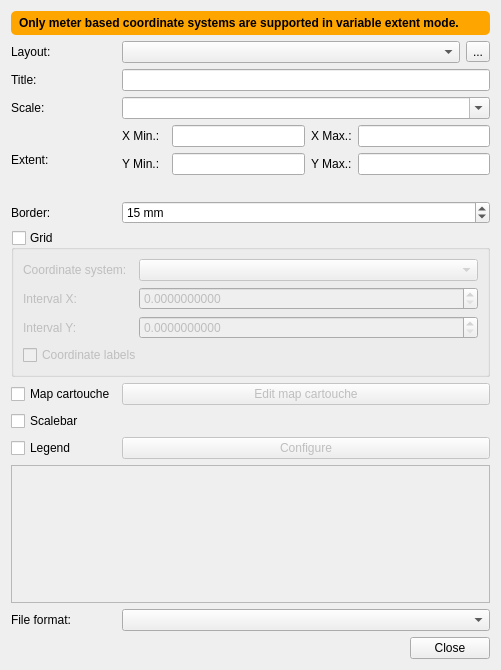
<?xml version="1.0" encoding="UTF-8"?>
<ui version="4.0">
 <class>PrintDialog</class>
 <widget class="QDialog" name="PrintDialog">
  <property name="geometry">
   <rect>
    <x>0</x>
    <y>0</y>
    <width>501</width>
    <height>670</height>
   </rect>
  </property>
  <property name="windowTitle">
   <string>Print</string>
  </property>
  <property name="windowIcon">
   <iconset theme="printer">
    <normaloff>../../../../../../../../../../.designer/backup</normaloff>../../../../../../../../../../.designer/backup</iconset>
  </property>
  <layout class="QGridLayout" name="gridLayout">
   <item row="5" column="0">
    <widget class="QLabel" name="label_border">
     <property name="text">
      <string>Border:</string>
     </property>
    </widget>
   </item>
   <item row="4" column="0">
    <widget class="QLabel" name="label_extent">
     <property name="text">
      <string>Extent:</string>
     </property>
    </widget>
   </item>
   <item row="1" column="0">
    <widget class="QLabel" name="label_composers">
     <property name="text">
      <string>Layout:</string>
     </property>
    </widget>
   </item>
   <item row="2" column="0">
    <widget class="QLabel" name="label_title">
     <property name="text">
      <string>Title:</string>
     </property>
    </widget>
   </item>
   <item row="1" column="1">
    <widget class="QComboBox" name="comboBox_composers">
     <property name="sizePolicy">
      <sizepolicy hsizetype="MinimumExpanding" vsizetype="Fixed">
       <horstretch>0</horstretch>
       <verstretch>0</verstretch>
      </sizepolicy>
     </property>
    </widget>
   </item>
   <item row="9" column="0">
    <widget class="QCheckBox" name="checkBox_scalebar">
     <property name="text">
      <string>Scalebar</string>
     </property>
    </widget>
   </item>
   <item row="10" column="0">
    <widget class="QCheckBox" name="checkBox_legend">
     <property name="text">
      <string>Legend</string>
     </property>
    </widget>
   </item>
   <item row="14" column="0">
    <widget class="QLabel" name="label_fileformat">
     <property name="text">
      <string>File format:</string>
     </property>
    </widget>
   </item>
   <item row="8" column="0">
    <widget class="QCheckBox" name="checkBox_mapCartouche">
     <property name="text">
      <string>Map cartouche</string>
     </property>
    </widget>
   </item>
   <item row="3" column="0">
    <widget class="QLabel" name="label_scale">
     <property name="text">
      <string>Scale:</string>
     </property>
    </widget>
   </item>
   <item row="1" column="2">
    <widget class="QToolButton" name="toolButton_layoutManager">
     <property name="text">
      <string>...</string>
     </property>
    </widget>
   </item>
   <item row="0" column="0" colspan="3">
    <widget class="QLabel" name="label_unitWarning">
     <property name="styleSheet">
      <string notr="true">QLabel { background: orange; font-weight:bold; border-radius: 5px; padding: 5px; }</string>
     </property>
     <property name="text">
      <string>Only meter based coordinate systems are supported in variable extent mode.</string>
     </property>
     <property name="wordWrap">
      <bool>true</bool>
     </property>
    </widget>
   </item>
   <item row="2" column="1" colspan="2">
    <widget class="QLineEdit" name="lineEdit_title">
     <property name="sizePolicy">
      <sizepolicy hsizetype="MinimumExpanding" vsizetype="Fixed">
       <horstretch>0</horstretch>
       <verstretch>0</verstretch>
      </sizepolicy>
     </property>
    </widget>
   </item>
   <item row="3" column="1" colspan="2">
    <widget class="QgsScaleComboBox" name="comboBox_scale">
     <property name="editable">
      <bool>true</bool>
     </property>
    </widget>
   </item>
   <item row="4" column="1" colspan="2">
    <widget class="QWidget" name="widget_extent" native="true">
     <layout class="QGridLayout" name="gridLayout_2">
      <property name="margin">
       <number>0</number>
      </property>
      <item row="1" column="2">
       <widget class="QLineEdit" name="lineedit_ymin">
        <property name="sizePolicy">
         <sizepolicy hsizetype="MinimumExpanding" vsizetype="Fixed">
          <horstretch>0</horstretch>
          <verstretch>0</verstretch>
         </sizepolicy>
        </property>
       </widget>
      </item>
      <item row="0" column="3">
       <widget class="QLabel" name="label_xmax">
        <property name="sizePolicy">
         <sizepolicy hsizetype="Minimum" vsizetype="Preferred">
          <horstretch>0</horstretch>
          <verstretch>0</verstretch>
         </sizepolicy>
        </property>
        <property name="text">
         <string>X Max.:</string>
        </property>
       </widget>
      </item>
      <item row="0" column="0">
       <widget class="QLabel" name="label_xmin">
        <property name="sizePolicy">
         <sizepolicy hsizetype="Minimum" vsizetype="Preferred">
          <horstretch>0</horstretch>
          <verstretch>0</verstretch>
         </sizepolicy>
        </property>
        <property name="text">
         <string>X Min.:</string>
        </property>
       </widget>
      </item>
      <item row="0" column="2">
       <widget class="QLineEdit" name="lineedit_xmin">
        <property name="sizePolicy">
         <sizepolicy hsizetype="MinimumExpanding" vsizetype="Fixed">
          <horstretch>0</horstretch>
          <verstretch>0</verstretch>
         </sizepolicy>
        </property>
       </widget>
      </item>
      <item row="1" column="3">
       <widget class="QLabel" name="label_ymax">
        <property name="sizePolicy">
         <sizepolicy hsizetype="Minimum" vsizetype="Preferred">
          <horstretch>0</horstretch>
          <verstretch>0</verstretch>
         </sizepolicy>
        </property>
        <property name="text">
         <string>Y Max.:</string>
        </property>
       </widget>
      </item>
      <item row="1" column="0">
       <widget class="QLabel" name="label_ymin">
        <property name="sizePolicy">
         <sizepolicy hsizetype="Minimum" vsizetype="Preferred">
          <horstretch>0</horstretch>
          <verstretch>0</verstretch>
         </sizepolicy>
        </property>
        <property name="text">
         <string>Y Min.:</string>
        </property>
       </widget>
      </item>
      <item row="1" column="4">
       <widget class="QLineEdit" name="lineedit_ymax">
        <property name="sizePolicy">
         <sizepolicy hsizetype="MinimumExpanding" vsizetype="Fixed">
          <horstretch>0</horstretch>
          <verstretch>0</verstretch>
         </sizepolicy>
        </property>
       </widget>
      </item>
      <item row="0" column="4">
       <widget class="QLineEdit" name="lineedit_xmax">
        <property name="sizePolicy">
         <sizepolicy hsizetype="MinimumExpanding" vsizetype="Fixed">
          <horstretch>0</horstretch>
          <verstretch>0</verstretch>
         </sizepolicy>
        </property>
       </widget>
      </item>
      <item row="2" column="0" colspan="5">
       <widget class="QLabel" name="label_paperSize">
        <property name="text">
         <string/>
        </property>
       </widget>
      </item>
     </layout>
    </widget>
   </item>
   <item row="5" column="1" colspan="2">
    <widget class="QDoubleSpinBox" name="spinBox_border">
     <property name="sizePolicy">
      <sizepolicy hsizetype="MinimumExpanding" vsizetype="Fixed">
       <horstretch>0</horstretch>
       <verstretch>0</verstretch>
      </sizepolicy>
     </property>
     <property name="keyboardTracking">
      <bool>false</bool>
     </property>
     <property name="suffix">
      <string> mm</string>
     </property>
     <property name="decimals">
      <number>0</number>
     </property>
     <property name="maximum">
      <double>1000.000000000000000</double>
     </property>
     <property name="value">
      <double>15.000000000000000</double>
     </property>
    </widget>
   </item>
   <item row="7" column="0" colspan="3">
    <widget class="QGroupBox" name="groupBox_grid">
     <property name="title">
      <string>Grid</string>
     </property>
     <property name="checkable">
      <bool>true</bool>
     </property>
     <property name="checked">
      <bool>false</bool>
     </property>
     <layout class="QGridLayout" name="gridLayout_3">
      <item row="0" column="2">
       <widget class="QComboBox" name="comboBox_crs">
        <property name="sizePolicy">
         <sizepolicy hsizetype="MinimumExpanding" vsizetype="Fixed">
          <horstretch>0</horstretch>
          <verstretch>0</verstretch>
         </sizepolicy>
        </property>
       </widget>
      </item>
      <item row="0" column="0">
       <widget class="QLabel" name="label_crs">
        <property name="text">
         <string>Coordinate system:</string>
        </property>
       </widget>
      </item>
      <item row="2" column="2">
       <widget class="QDoubleSpinBox" name="spinBox_intervaly">
        <property name="sizePolicy">
         <sizepolicy hsizetype="MinimumExpanding" vsizetype="Fixed">
          <horstretch>0</horstretch>
          <verstretch>0</verstretch>
         </sizepolicy>
        </property>
        <property name="keyboardTracking">
         <bool>false</bool>
        </property>
        <property name="decimals">
         <number>10</number>
        </property>
        <property name="maximum">
         <double>9999999.990000000223517</double>
        </property>
       </widget>
      </item>
      <item row="1" column="0">
       <widget class="QLabel" name="label_intervalx">
        <property name="text">
         <string>Interval X:</string>
        </property>
       </widget>
      </item>
      <item row="3" column="0" colspan="3">
       <widget class="QCheckBox" name="checkBox_gridAnnotations">
        <property name="text">
         <string>Coordinate labels</string>
        </property>
       </widget>
      </item>
      <item row="1" column="2">
       <widget class="QDoubleSpinBox" name="spinBox_intervalx">
        <property name="sizePolicy">
         <sizepolicy hsizetype="MinimumExpanding" vsizetype="Fixed">
          <horstretch>0</horstretch>
          <verstretch>0</verstretch>
         </sizepolicy>
        </property>
        <property name="keyboardTracking">
         <bool>false</bool>
        </property>
        <property name="decimals">
         <number>10</number>
        </property>
        <property name="maximum">
         <double>9999999.990000000223517</double>
        </property>
       </widget>
      </item>
      <item row="2" column="0">
       <widget class="QLabel" name="label_intervaly">
        <property name="text">
         <string>Interval Y:</string>
        </property>
       </widget>
      </item>
     </layout>
    </widget>
   </item>
   <item row="8" column="1" colspan="2">
    <widget class="QPushButton" name="button_mapCartouche">
     <property name="enabled">
      <bool>false</bool>
     </property>
     <property name="sizePolicy">
      <sizepolicy hsizetype="MinimumExpanding" vsizetype="Fixed">
       <horstretch>0</horstretch>
       <verstretch>0</verstretch>
      </sizepolicy>
     </property>
     <property name="text">
      <string>Edit map cartouche</string>
     </property>
    </widget>
   </item>
   <item row="10" column="1" colspan="2">
    <widget class="QPushButton" name="button_configureLegend">
     <property name="enabled">
      <bool>false</bool>
     </property>
     <property name="text">
      <string>Configure</string>
     </property>
    </widget>
   </item>
   <item row="13" column="0" colspan="3">
    <widget class="QGraphicsView" name="previewGraphic">
     <property name="enabled">
      <bool>false</bool>
     </property>
     <property name="verticalScrollBarPolicy">
      <enum>Qt::ScrollBarAlwaysOff</enum>
     </property>
     <property name="horizontalScrollBarPolicy">
      <enum>Qt::ScrollBarAlwaysOff</enum>
     </property>
     <property name="interactive">
      <bool>false</bool>
     </property>
    </widget>
   </item>
   <item row="14" column="1" colspan="2">
    <widget class="QComboBox" name="comboBox_fileformat">
     <property name="sizePolicy">
      <sizepolicy hsizetype="MinimumExpanding" vsizetype="Fixed">
       <horstretch>0</horstretch>
       <verstretch>0</verstretch>
      </sizepolicy>
     </property>
    </widget>
   </item>
   <item row="15" column="0" colspan="3">
    <widget class="QDialogButtonBox" name="buttonBox">
     <property name="orientation">
      <enum>Qt::Horizontal</enum>
     </property>
     <property name="standardButtons">
      <set>QDialogButtonBox::Close</set>
     </property>
    </widget>
   </item>
  </layout>
 </widget>
 <customwidgets>
  <customwidget>
   <class>QgsScaleComboBox</class>
   <extends>QComboBox</extends>
   <header>qgis/gui.h</header>
  </customwidget>
 </customwidgets>
 <tabstops>
  <tabstop>comboBox_composers</tabstop>
  <tabstop>lineEdit_title</tabstop>
  <tabstop>comboBox_scale</tabstop>
  <tabstop>lineedit_xmin</tabstop>
  <tabstop>lineedit_xmax</tabstop>
  <tabstop>lineedit_ymin</tabstop>
  <tabstop>lineedit_ymax</tabstop>
  <tabstop>spinBox_border</tabstop>
  <tabstop>groupBox_grid</tabstop>
  <tabstop>comboBox_crs</tabstop>
  <tabstop>spinBox_intervalx</tabstop>
  <tabstop>spinBox_intervaly</tabstop>
  <tabstop>checkBox_gridAnnotations</tabstop>
  <tabstop>checkBox_mapCartouche</tabstop>
  <tabstop>button_mapCartouche</tabstop>
  <tabstop>checkBox_scalebar</tabstop>
  <tabstop>checkBox_legend</tabstop>
  <tabstop>button_configureLegend</tabstop>
  <tabstop>previewGraphic</tabstop>
  <tabstop>comboBox_fileformat</tabstop>
  <tabstop>buttonBox</tabstop>
 </tabstops>
 <resources/>
 <connections>
  <connection>
   <sender>buttonBox</sender>
   <signal>accepted()</signal>
   <receiver>PrintDialog</receiver>
   <slot>accept()</slot>
   <hints>
    <hint type="sourcelabel">
     <x>248</x>
     <y>254</y>
    </hint>
    <hint type="destinationlabel">
     <x>157</x>
     <y>274</y>
    </hint>
   </hints>
  </connection>
  <connection>
   <sender>buttonBox</sender>
   <signal>rejected()</signal>
   <receiver>PrintDialog</receiver>
   <slot>reject()</slot>
   <hints>
    <hint type="sourcelabel">
     <x>316</x>
     <y>260</y>
    </hint>
    <hint type="destinationlabel">
     <x>286</x>
     <y>274</y>
    </hint>
   </hints>
  </connection>
 </connections>
</ui>
